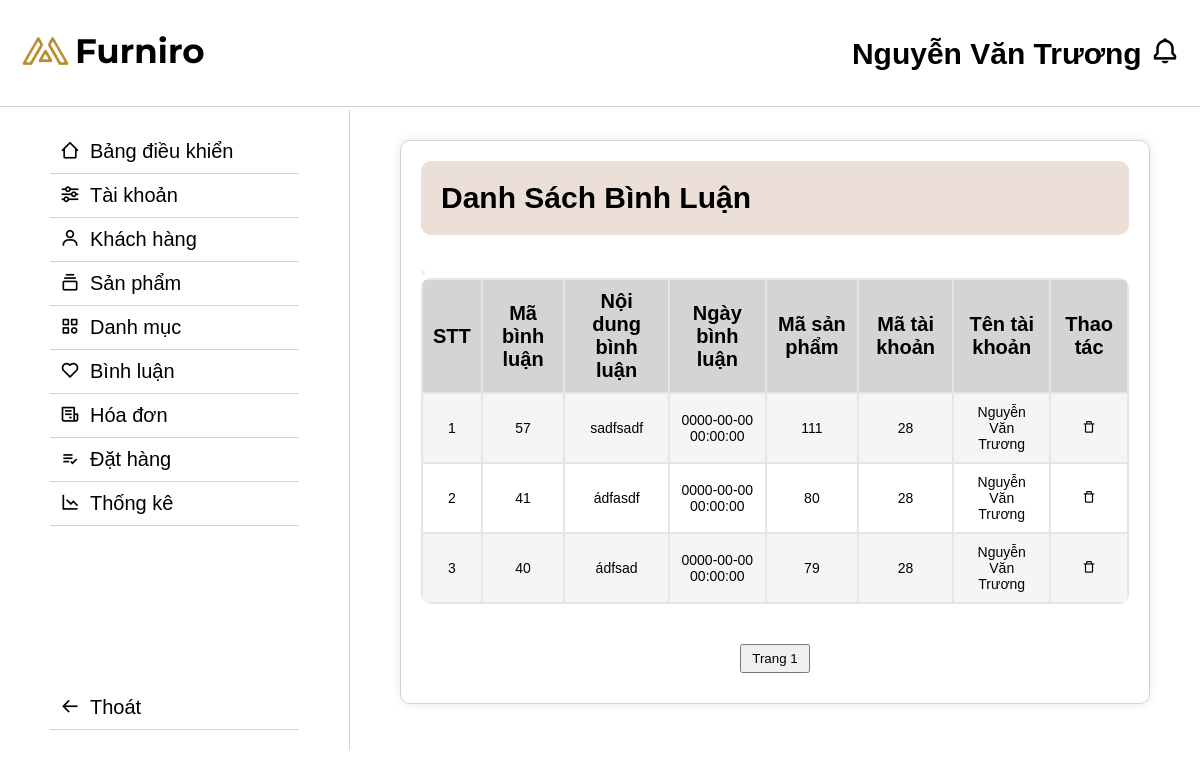
/admin/index.php?act=listBinhLuan&page=1 (signed in), run on the app's committed database.
### tables this page shows
CREATE TABLE `binhluan` (
  `MaBinhLuan` int(11) NOT NULL,
  `NoiDungBinhLuan` text NOT NULL,
  `NgayBinhLuan` datetime NOT NULL,
  `MaSanPham` int(11) NOT NULL,
  `MaTaiKhoan` int(11) NOT NULL
);

CREATE TABLE `taikhoan` (
  `MaTaiKhoan` int(11) NOT NULL,
  `Ten` varchar(255) NOT NULL,
  `Email` varchar(255) NOT NULL,
  `SoDienThoai` varchar(20) DEFAULT NULL,
  `DiaChi` varchar(255) DEFAULT NULL,
  `TenDangNhap` varchar(255) NOT NULL,
  `MatKhau` varchar(255) NOT NULL,
  `VaiTro` tinyint(1) NOT NULL DEFAULT 0
);

### model/pdo.php (called while the page is built, shortened)
<?php
function pdo_get_connection()
{
    $dburl = "mysql:host=localhost;dbname=d1;charset=utf8";
    $username = 'root';
    $password = '';
    $conn = new PDO($dburl, $username, $password);
    $conn->setAttribute(PDO::ATTR_ERRMODE, PDO::ERRMODE_EXCEPTION);
    return $conn;
}
function pdo_query($sql)
{
    $sql_args = array_slice(func_get_args(), 1);
    try {
        $conn = pdo_get_connection();
        $stmt = $conn->prepare($sql);
        $stmt->execute($sql_args);
        $rows = $stmt->fetchAll();
        return $rows;
    } catch (PDOException $e) {
        throw $e;
    } finally {
        unset($conn);
    }
}

### model/binhluan.php (called while the page is built, shortened)
<?php
function loadall_binhluan_all()
{
    $sql = "SELECT * FROM binhluan inner join taikhoan on binhluan.MaTaiKhoan = taikhoan.MaTaiKhoan  order by MaBinhLuan desc";
    $listBinhLuan = pdo_query($sql);
    return $listBinhLuan;
}
function currentPage_binhluan($offset, $perPage)
{
    $sql = "SELECT * FROM binhluan inner join taikhoan on binhluan.MaTaiKhoan = taikhoan.MaTaiKhoan ORDER BY MaBinhLuan desc LIMIT $offset, $perPage";
    $listBinhLuan = pdo_query($sql);
    return $listBinhLuan;
}

### admin/binhluan/list.php (the view)
<div class="danhmuc">
    <div class="list-danhmuc">
        <div class="list-danhmuc__title">
            <h2>Danh Sách Bình Luận</h2>
        </div>
        <div class="list-danhmuc__content">
            <table border="1">
                <thead>
                    <th>STT</th>
                    <th>Mã bình luận</th>
                    <th>Nội dung bình luận</th>
                    <th>Ngày bình luận</th>
                    <th>Mã sản phẩm</th>
                    <th>Mã tài khoản</th>
                    <th>Tên tài khoản</th>
                    <th>Thao tác</th>
                    <button></button>
                </thead>
                <tbody>
                    <?php
                    $count = $offset;
                    foreach ($listsanpham_perpage as $binhluan) {
                        if ($binhluan)
                            $rowClass = ($count % 2 === 0) ? 'class="grayRow"' : 'class="whiteRow"';
                        extract($binhluan);
                        $xoabinhluan = "index.php?act=xoaBinhluan&id=" . $MaBinhLuan;
                        echo '
                        <tr ' . $rowClass . '>
                            <td>' . $count +  1 . '</td>
                            <td>' . $MaBinhLuan . '</td>
                            <td>' . $NoiDungBinhLuan . '</td>
                            <td>' . $NgayBinhLuan . '</td>
                            <td>' . $MaSanPham  . '</td>
                            <td>' . $MaTaiKhoan . '</td>
                            <td>' . $Ten . '</td>
                            <td>
                                <a href="' . $xoabinhluan . '"onclick="return confirm(\'Bạn có chắc chắn muốn xóa?\');"><i class="bx bx-trash-alt"></i></a>
                            </td>
                        </tr>
                        ';
                        $count++;
                    }
                    ?>
                </tbody>
            </table>
            <div class="page" style="margin-top: 40px;margin-bottom: 10px;text-align: center;">
                <?php
                for ($i = 1; $i <= $totalPages; $i++) {
                    echo '<a href="index.php?act=listBinhLuan&page=' . $i . '"><input type="button" value="Trang ' . $i . '" style="padding: 5px 10px;text-align: center;"/></a> ';
                }
                ?>
            </div>
        </div>
    </div>
</div>

### assets/css/css-admin.css (style rules this page uses)
* { padding: 0; margin: 0; box-sizing: border-box; }
body { font-size: 20px; }
a { text-decoration: none; color: black; }
body { font-family: sans-serif; margin: 20px; }
.whiteRow { background-color: white; }
.grayRow { background-color: #F5F5F5; }
table { border-spacing: 1; background-color: #E5E5E5; width: 100%; border: none; border-radius: 10px; overflow: hidden; }
thead th { background-color: #D4D4D4; padding: 10px; font-weight: bold; border: none; text-align: center; }
td { padding: 10px; font-size: 14px; border: none; text-align: center; }
.danhmuc { display: flex; gap: 50px; }
.list-danhmuc { display: block; gap: 50px; padding: 20px; border-radius: 10px; border: 1px solid rgba(128, 128, 128, 0.349); flex: 1; box-shadow: 0 0 10px rgba(0, 0, 0, 0.1); }
.list-danhmuc__title { padding: 20px; border-radius: 10px; display: flex; align-items: center; gap: 20px; background-color: #EBDFD7; margin-bottom: 20px; text-align: center; }

### data on the page
binhluan: MaBinhLuan "57", NoiDungBinhLuan "sadfsadf", NgayBinhLuan "0000-00-00 00:00:00", MaSanPham "111", MaTaiKhoan.MaTaiKhoan "28", MaTaiKhoan.Ten "Nguyễn Văn Trương"
binhluan: MaBinhLuan "41", NoiDungBinhLuan "ádfasdf", NgayBinhLuan "0000-00-00 00:00:00", MaSanPham "80", MaTaiKhoan.MaTaiKhoan "28", MaTaiKhoan.Ten "Nguyễn Văn Trương"
binhluan: MaBinhLuan "40", NoiDungBinhLuan "ádfsad", NgayBinhLuan "0000-00-00 00:00:00", MaSanPham "79", MaTaiKhoan.MaTaiKhoan "28", MaTaiKhoan.Ten "Nguyễn Văn Trương"
